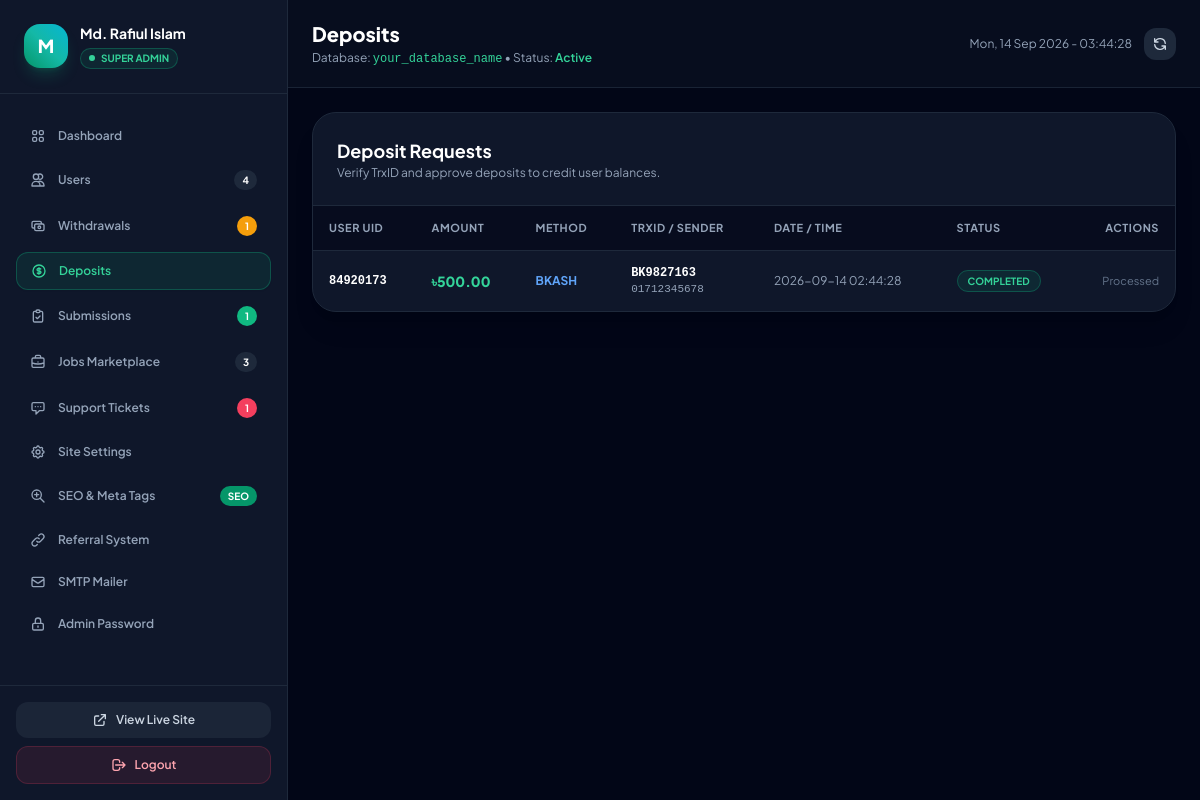
Screenshot of /admin/index.php?tab=deposits (signed in) with the database file from the repository.
### tables this page shows
CREATE TABLE `wallet_transactions` (
  `id` VARCHAR(50) PRIMARY KEY,
  `user_id` VARCHAR(50) NOT NULL,
  `type` ENUM('deposit', 'withdrawal', 'task_earning', 'job_post', 'referral_bonus', 'daily_streak', 'campaign_spend') NOT NULL,
  `title` VARCHAR(255) NOT NULL,
  `title_bn` VARCHAR(255) NOT NULL,
  `amount_bdt` DECIMAL(12,2) NOT NULL,
  `amount_usd` DECIMAL(12,2) NOT NULL,
  `method` VARCHAR(50) NULL,
  `account_number` VARCHAR(50) NULL,
  `trx_id` VARCHAR(100) NULL,
  `status` ENUM('completed', 'pending', 'rejected') DEFAULT 'pending',
  `note` TEXT NULL,
  `created_at` DATETIME DEFAULT CURRENT_TIMESTAMP
);

### includes/functions.php (called while the page is built, shortened)
<?php
require_once __DIR__ . '/../config/env.php';
if (!function_exists('app_url')) {
    function app_url($path = '') {
        $base = get_base_app_url();
        $trimmedPath = ltrim($path, '/');
        return $trimmedPath ? "$base/$trimmedPath" : $base;
    }
}
if (!function_exists('sanitize_output')) {
    function sanitize_output($string) {
        return htmlspecialchars((string)$string, ENT_QUOTES | ENT_SUBSTITUTE, 'UTF-8');
    }
}

### config/env.php (called while the page is built, shortened)
<?php
if (!function_exists('env')) {
    function env($key, $default = null) {
        $val = getenv($key);
        if ($val !== false) {
            return $val;
        }
        return $default;
    }
}
if (!function_exists('get_base_app_url')) {
    function get_base_app_url() {
        $configured = env('APP_URL');
        $isHttps = (
            (!empty($_SERVER['HTTPS']) && $_SERVER['HTTPS'] !== 'off') ||
            (!empty($_SERVER['HTTP_X_FORWARDED_PROTO']) && $_SERVER['HTTP_X_FORWARDED_PROTO'] === 'https') ||
            (!empty($_SERVER['SERVER_PORT']) && $_SERVER['SERVER_PORT'] == 443)
        );
        $protocol = $isHttps ? 'https://' : 'http://';
        $host = $_SERVER['HTTP_HOST'] ?? 'localhost';
        return rtrim($protocol . $host, '/');
    }
}

### admin/index.php (the view, shortened to what this page needs)
<?php
require_once __DIR__ . '/../config/env.php';
require_once __DIR__ . '/../includes/functions.php';
$db = get_db();
    ?>
    <?php
$tab = $_GET['tab'] ?? 'dashboard';
if ($db) {
    try {
        $kpiUsers = (int)$db->query("SELECT COUNT(*) FROM users")->fetchColumn();
        $kpiJobs = (int)$db->query("SELECT COUNT(*) FROM jobs WHERE status = 'active'")->fetchColumn();
        $kpiPendingWithdrawals = (int)$db->query("SELECT COUNT(*) FROM wallet_transactions WHERE type = 'withdrawal' AND status = 'pending'")->fetchColumn();
        $kpiPendingDeposits = (int)$db->query("SELECT COUNT(*) FROM wallet_transactions WHERE type = 'deposit' AND status = 'pending'")->fetchColumn();
        $kpiPendingSubmissions = (int)$db->query("SELECT COUNT(*) FROM task_submissions WHERE status = 'pending'")->fetchColumn();
        $kpiOpenTickets = (int)$db->query("SELECT COUNT(*) FROM support_tickets WHERE status IN ('open', 'in_progress')")->fetchColumn();
    } catch (Exception $e) {}
}
$adminUsername = $_SESSION['admin_username'] ?? 'Admin';
?>
<!DOCTYPE html>
<html lang="en" class="dark">
<head>
  <script src="https://cdn.tailwindcss.com"></script>
</head>
<body class="bg-slate-950 text-slate-100 min-h-screen flex flex-col antialiased selection:bg-emerald-500 selection:text-white">
  <div class="flex-1 flex min-h-screen">
    <aside id="sidebarDrawer" class="fixed inset-y-0 left-0 z-50 w-72 bg-slate-900 border-r border-slate-800 flex flex-col transition-transform duration-300 transform -translate-x-full lg:translate-x-0 lg:static lg:z-auto">
      <div class="p-6 border-b border-slate-800 flex items-center justify-between">
        <div class="flex items-center gap-3">
          <div class="w-11 h-11 rounded-2xl bg-gradient-to-tr from-emerald-600 via-teal-500 to-cyan-500 flex items-center justify-center font-black text-white text-lg shadow-lg shadow-emerald-500/20">
            <?= strtoupper(substr($adminUsername, 0, 1)) ?>
          </div>
          <div>
            <h2 class="font-bold text-white text-sm leading-snug"><?= sanitize_output($adminUsername) ?></h2>
            <div class="inline-flex items-center gap-1.5 px-2 py-0.5 rounded-full bg-emerald-500/10 border border-emerald-500/30 text-[10px] font-bold text-emerald-400 mt-0.5">
              <span class="w-1.5 h-1.5 rounded-full bg-emerald-400 animate-pulse"></span>
              SUPER ADMIN
            </div>
          </div>
        </div>
      </div>
      <nav class="flex-1 px-4 py-6 space-y-1.5 overflow-y-auto custom-scrollbar">
        <?php
        foreach ($navItems as $k => $item):
            $isActive = ($tab === $k);
        ?>
          <a href="<?= app_url('admin/index.php?tab=' . $k) ?>" class="flex items-center justify-between px-3.5 py-2.5 rounded-xl text-xs font-semibold transition-all <?= $isActive ? 'bg-emerald-500/10 text-emerald-400 border border-emerald-500/30 shadow-sm' : 'text-slate-400 hover:text-white hover:bg-slate-800/60' ?>">
            <div class="flex items-center gap-3">
              <svg class="w-4 h-4 shrink-0 <?= $isActive ? 'text-emerald-400' : 'text-slate-400' ?>" fill="none" stroke="currentColor" viewBox="0 0 24 24"><?= $item['icon'] ?></svg>
              <span><?= $item['label'] ?></span>
            </div>
            <?php if (!empty($item['badge'])): ?>
              <span class="px-2 py-0.5 rounded-full text-[10px] font-bold text-white <?= $item['badgeColor'] ?? 'bg-slate-800 text-slate-300' ?>"><?= $item['badge'] ?></span>
            <?php endif; ?>
          </a>
        <?php endforeach; ?>
      </nav>
      <div class="p-4 border-t border-slate-800 space-y-2">
        <a href="<?= app_url() ?>" target="_blank" class="w-full flex items-center justify-center gap-2 py-2.5 px-4 rounded-xl bg-slate-800/80 hover:bg-slate-800 text-slate-300 hover:text-white text-xs font-semibold transition-colors">
          <svg class="w-4 h-4" fill="none" stroke="currentColor" viewBox="0 0 24 24"><path stroke-linecap="round" stroke-linejoin="round" stroke-width="2" d="M10 6H6a2 2 0 00-2 2v10a2 2 0 002 2h10a2 2 0 002-2v-4M14 4h6m0 0v6m0-6L10 14"/></svg>
          <span>View Live Site</span>
        </a>
        <a href="<?= app_url('admin/index.php?action=logout') ?>" class="w-full flex items-center justify-center gap-2 py-2.5 px-4 rounded-xl bg-rose-500/10 hover:bg-rose-500/20 text-rose-300 text-xs font-semibold transition-colors border border-rose-500/20">
          <svg class="w-4 h-4" fill="none" stroke="currentColor" viewBox="0 0 24 24"><path stroke-linecap="round" stroke-linejoin="round" stroke-width="2" d="M17 16l4-4m0 0l-4-4m4 4H7m6 4v1a3 3 0 01-3 3H6a3 3 0 01-3-3V7a3 3 0 013-3h4a3 3 0 013 3v1"/></svg>
          <span>Logout</span>
        </a>
      </div>
    </aside>
    <main class="flex-1 flex flex-col min-w-0 bg-slate-950 overflow-y-auto">
      <header class="px-6 py-5 bg-slate-900/40 border-b border-slate-800/80 flex items-center justify-between">
        <div>
          <h1 class="text-xl font-black text-white capitalize"><?= str_replace('_', ' ', $tab) ?></h1>
          <p class="text-xs text-slate-400 mt-0.5">Database: <span class="text-emerald-400 font-mono"><?= env('DB_NAME', 'bahubal2_Amaderjob8383') ?></span> &bull; Status: <span class="text-emerald-400 font-semibold">Active</span></p>
        </div>
        <div class="flex items-center gap-3">
          <span class="text-xs text-slate-400 hidden sm:inline"><?= date('D, d M Y - H:i:s') ?></span>
          <a href="<?= app_url('admin/index.php?tab=' . $tab) ?>" class="p-2 rounded-xl bg-slate-800 text-slate-300 hover:text-white transition-colors" title="Refresh">
            <svg class="w-4 h-4" fill="none" stroke="currentColor" viewBox="0 0 24 24"><path stroke-linecap="round" stroke-linejoin="round" stroke-width="2" d="M4 4v5h.582m15.356 2A8.001 8.001 0 004.582 9m0 0H9m11 11v-5h-.581m0 0a8.003 8.003 0 01-15.357-2m15.357 2H15"/></svg>
          </a>
        </div>
      </header>
      <div class="p-6 space-y-6">
        <?php if ($tab === 'deposits'): ?>
          <div class="bg-slate-900 rounded-3xl border border-slate-800 shadow-xl overflow-hidden">
            <div class="p-6 border-b border-slate-800">
              <h2 class="text-lg font-bold text-white">Deposit Requests</h2>
              <p class="text-xs text-slate-400">Verify TrxID and approve deposits to credit user balances.</p>
            </div>
            <?php
            $dList = [];
            if ($db) {
                try {
                    $dStmt = $db->query("SELECT * FROM wallet_transactions WHERE type = 'deposit' ORDER BY created_at DESC LIMIT 200");
                    $dList = $dStmt->fetchAll();
                } catch (Exception $e) {}
            }
            ?>
            <?php if (empty($dList)): ?>
              <div class="p-12 text-center text-slate-400 text-xs">No deposit records found in database.</div>
            <?php else: ?>
              <div class="overflow-x-auto">
                <table class="w-full text-left text-xs text-slate-300">
                  <thead class="bg-slate-950/60 text-slate-400 font-bold uppercase tracking-wider text-[11px] border-b border-slate-800">
                    <tr>
                      <th class="py-3.5 px-4">User UID</th>
                      <th class="py-3.5 px-4">Amount</th>
                      <th class="py-3.5 px-4">Method</th>
                      <th class="py-3.5 px-4">TrxID / Sender</th>
                      <th class="py-3.5 px-4">Date / Time</th>
                      <th class="py-3.5 px-4">Status</th>
                      <th class="py-3.5 px-4 text-right">Actions</th>
                    </tr>
                  </thead>
                  <tbody class="divide-y divide-slate-800/60">
                    <?php foreach ($dList as $item): ?>
                      <tr class="hover:bg-slate-800/30 transition-colors">
                        <td class="py-3.5 px-4 font-mono font-bold text-white"><?= sanitize_output($item['user_id']) ?></td>
                        <td class="py-3.5 px-4 font-black text-emerald-400 text-sm">৳<?= number_format($item['amount_bdt'], 2) ?></td>
                        <td class="py-3.5 px-4 uppercase font-bold text-blue-400"><?= sanitize_output($item['method'] ?? 'bKash') ?></td>
                        <td class="py-3.5 px-4 font-mono text-slate-200">
                          <span class="font-bold text-white"><?= sanitize_output($item['trx_id'] ?? 'N/A') ?></span>
                          <?php if (!empty($item['account_number'])): ?>
                            <span class="text-slate-400 text-[11px] block"><?= sanitize_output($item['account_number']) ?></span>
                          <?php endif; ?>
                        </td>
                        <td class="py-3.5 px-4 text-slate-400"><?= $item['created_at'] ?></td>
                        <td class="py-3.5 px-4">
                          <?php if ($item['status'] === 'completed'): ?>
                            <span class="px-2.5 py-1 rounded-full bg-emerald-500/10 border border-emerald-500/30 text-emerald-400 font-bold text-[10px]">COMPLETED</span>
                          <?php elseif ($item['status'] === 'rejected'): ?>
                            <span class="px-2.5 py-1 rounded-full bg-rose-500/10 border border-rose-500/30 text-rose-400 font-bold text-[10px]">REJECTED</span>
                          <?php else: ?>
                            <span class="px-2.5 py-1 rounded-full bg-amber-500/10 border border-amber-500/30 text-amber-400 font-bold text-[10px] animate-pulse">PENDING</span>
                          <?php endif; ?>
                        </td>
                        <td class="py-3.5 px-4 text-right">
                          <?php if ($item['status'] === 'pending'): ?>
                            <div class="flex items-center justify-end gap-2">
                              <form method="POST" action="<?= app_url('admin/index.php?tab=deposits') ?>" onsubmit="return confirm('Approve deposit of ৳<?= $item['amount_bdt'] ?> for <?= $item['user_id'] ?>?');">
                                <input type="hidden" name="csrf_token" value="<?= csrf_token() ?>">
                                <input type="hidden" name="admin_action" value="review_transaction">
                                <input type="hidden" name="tx_id" value="<?= sanitize_output($item['id']) ?>">
                                <input type="hidden" name="decision" value="approved">
                                <button type="submit" class="px-3 py-1.5 rounded-lg bg-emerald-500 hover:bg-emerald-600 text-white font-bold text-xs transition-colors shadow-sm">Credit Balance</button>
                              </form>
                              <form method="POST" action="<?= app_url('admin/index.php?tab=deposits') ?>" onsubmit="return confirm('Reject deposit transaction?');">
                                <input type="hidden" name="csrf_token" value="<?= csrf_token() ?>">
                                <input type="hidden" name="admin_action" value="review_transaction">
                                <input type="hidden" name="tx_id" value="<?= sanitize_output($item['id']) ?>">
                                <input type="hidden" name="decision" value="rejected">
                                <button type="submit" class="px-3 py-1.5 rounded-lg bg-rose-500/20 hover:bg-rose-500/40 text-rose-300 font-bold text-xs transition-colors border border-rose-500/30">Reject</button>
                              </form>
                            </div>
                          <?php else: ?>
                            <span class="text-slate-500 text-[11px]">Processed</span>
                          <?php endif; ?>
                        </td>
                      </tr>
                    <?php endforeach; ?>
                  </tbody>
                </table>
              </div>
            <?php endif; ?>
          </div>
        <?php endif; ?>
      </div>
    </main>
  </div>
</body>
</html>

### admin/index.php (style rules this page uses)
body { font-family: 'Plus Jakarta Sans', sans-serif; }

### rows the page displays
wallet_transactions: user "84920173", amount_bdt "500.00", method "BKASH", trx "BK9827163", account_number "01712345678", created_at "2026-09-14 02:44:28", status "COMPLETED"

### other values shown
substr($adminUsername, 0, 1) "M"
sanitize_output($adminUsername) "Md. Rafiul Islam"
$item['label'] "Dashboard"
$item['label'] "Users"
$item['badge'] "4"
$item['label'] "Withdrawals"
$item['badge'] "1"
$item['label'] "Deposits"
$item['label'] "Submissions"
$item['label'] "Jobs Marketplace"
$item['badge'] "3"
$item['label'] "Support Tickets"
$item['label'] "Site Settings"
$item['label'] "SEO & Meta Tags"
$item['badge'] "SEO"
